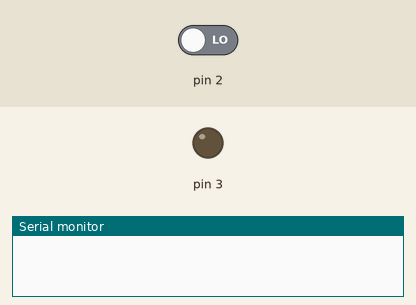
Bench run of a sketch on a simulated Arduino Uno, built with avr-gcc and run on an emulated ATmega328P. On the bench: output pins drawn as LEDs (lit = HIGH), the last lines printed to the serial monitor. Inputs (shaded band) come from the test bench; at power-on: pin 2 LOW.

Above: at 0.1 s.
At 1.2 s:
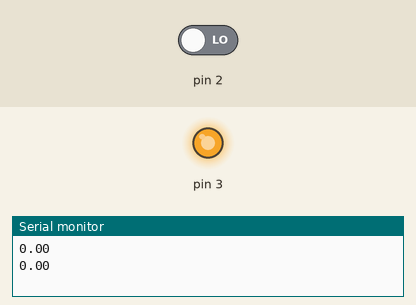
1.3 s: pin 2 driven HIGH
Timing chart, 0 to 4.3 s (numbered marks = the images above; inputs shaded):
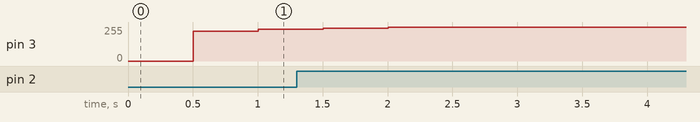

The sketch:

PID_MotoreCC.ino
```cpp
#include <PID_v1.h>

double Setpoint, Input, Output;
double kp=3, ki=2, kd=0;
PID myPID(&Input, &Output, &Setpoint, kp, ki, kd, DIRECT);

volatile int count = 0;
unsigned long t1;

void setup() {
  Serial.begin(115200);
  Setpoint = 70;

  pinMode(2, INPUT);
  pinMode(3, OUTPUT);

  myPID.SetOutputLimits(0, 255);
  myPID.SetMode(AUTOMATIC);

  attachInterrupt(digitalPinToInterrupt(2), pulse, RISING);
}

void pulse() {
  count++;
}

void loop() {
  if ((millis() - t1) > 500) {
    Input = (double)count * 2.0f;
    myPID.Compute();
    Serial.println(Input);
    analogWrite(3, Output);
    count = 0;
    t1 = millis();
  }
}
```
